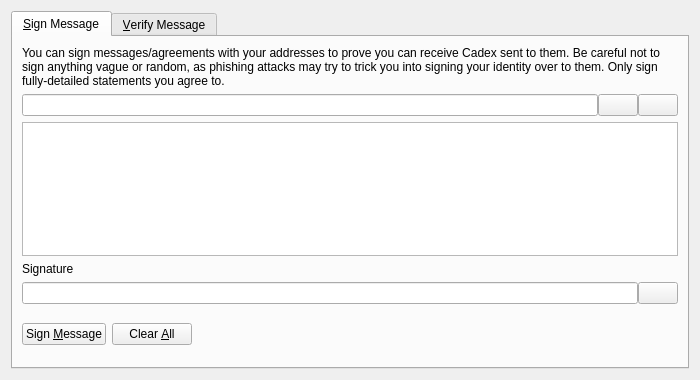
<?xml version="1.0" encoding="UTF-8"?>
<ui version="4.0">
 <class>SignVerifyMessageDialog</class>
 <widget class="QDialog" name="SignVerifyMessageDialog">
  <property name="geometry">
   <rect>
    <x>0</x>
    <y>0</y>
    <width>700</width>
    <height>380</height>
   </rect>
  </property>
  <property name="windowTitle">
   <string>Signatures - Sign / Verify a Message</string>
  </property>
  <property name="modal">
   <bool>true</bool>
  </property>
  <layout class="QVBoxLayout" name="verticalLayout">
   <item>
    <widget class="QTabWidget" name="tabWidget">
     <property name="currentIndex">
      <number>0</number>
     </property>
     <widget class="QWidget" name="tabSignMessage">
      <attribute name="title">
       <string>&amp;Sign Message</string>
      </attribute>
      <layout class="QVBoxLayout" name="verticalLayout_SM">
       <item>
        <widget class="QLabel" name="infoLabel_SM">
         <property name="text">
          <string>You can sign messages/agreements with your addresses to prove you can receive Cadex sent to them. Be careful not to sign anything vague or random, as phishing attacks may try to trick you into signing your identity over to them. Only sign fully-detailed statements you agree to.</string>
         </property>
         <property name="textFormat">
          <enum>Qt::PlainText</enum>
         </property>
         <property name="wordWrap">
          <bool>true</bool>
         </property>
        </widget>
       </item>
       <item>
        <layout class="QHBoxLayout" name="horizontalLayout_1_SM">
         <property name="spacing">
          <number>0</number>
         </property>
         <item>
          <widget class="QValidatedLineEdit" name="addressIn_SM">
           <property name="toolTip">
            <string>The Cadex address to sign the message with</string>
           </property>
          </widget>
         </item>
         <item>
          <widget class="QPushButton" name="addressBookButton_SM">
           <property name="toolTip">
            <string>Choose previously used address</string>
           </property>
           <property name="text">
            <string/>
           </property>
           <property name="shortcut">
            <string>Alt+A</string>
           </property>
           <property name="autoDefault">
            <bool>false</bool>
           </property>
          </widget>
         </item>
         <item>
          <widget class="QPushButton" name="pasteButton_SM">
           <property name="toolTip">
            <string>Paste address from clipboard</string>
           </property>
           <property name="text">
            <string/>
           </property>
           <property name="shortcut">
            <string>Alt+P</string>
           </property>
           <property name="autoDefault">
            <bool>false</bool>
           </property>
          </widget>
         </item>
        </layout>
       </item>
       <item>
        <widget class="QPlainTextEdit" name="messageIn_SM">
         <property name="toolTip">
          <string>Enter the message you want to sign here</string>
         </property>
        </widget>
       </item>
       <item>
        <widget class="QLabel" name="signatureLabel_SM">
         <property name="text">
          <string>Signature</string>
         </property>
         <property name="textFormat">
          <enum>Qt::PlainText</enum>
         </property>
        </widget>
       </item>
       <item>
        <layout class="QHBoxLayout" name="horizontalLayout_2_SM">
         <property name="spacing">
          <number>0</number>
         </property>
         <item>
          <widget class="QLineEdit" name="signatureOut_SM">
           <property name="font">
            <font>
             <italic>true</italic>
            </font>
           </property>
           <property name="readOnly">
            <bool>true</bool>
           </property>
          </widget>
         </item>
         <item>
          <widget class="QPushButton" name="copySignatureButton_SM">
           <property name="toolTip">
            <string>Copy the current signature to the system clipboard</string>
           </property>
           <property name="text">
            <string/>
           </property>
           <property name="autoDefault">
            <bool>false</bool>
           </property>
          </widget>
         </item>
        </layout>
       </item>
       <item>
        <layout class="QHBoxLayout" name="horizontalLayout_3_SM">
         <item>
          <widget class="QPushButton" name="signMessageButton_SM">
           <property name="toolTip">
            <string>Sign the message to prove you own this Cadex address</string>
           </property>
           <property name="text">
            <string>Sign &amp;Message</string>
           </property>
           <property name="autoDefault">
            <bool>false</bool>
           </property>
          </widget>
         </item>
         <item>
          <widget class="QPushButton" name="clearButton_SM">
           <property name="toolTip">
            <string>Reset all sign message fields</string>
           </property>
           <property name="text">
            <string>Clear &amp;All</string>
           </property>
           <property name="autoDefault">
            <bool>false</bool>
           </property>
          </widget>
         </item>
         <item>
          <spacer name="horizontalSpacer_1_SM">
           <property name="orientation">
            <enum>Qt::Horizontal</enum>
           </property>
           <property name="sizeHint" stdset="0">
            <size>
             <width>40</width>
             <height>48</height>
            </size>
           </property>
          </spacer>
         </item>
         <item>
          <widget class="QLabel" name="statusLabel_SM">
           <property name="font">
            <font>
             <weight>75</weight>
             <bold>true</bold>
            </font>
           </property>
           <property name="text">
            <string/>
           </property>
           <property name="wordWrap">
            <bool>true</bool>
           </property>
          </widget>
         </item>
         <item>
          <spacer name="horizontalSpacer_2_SM">
           <property name="orientation">
            <enum>Qt::Horizontal</enum>
           </property>
           <property name="sizeHint" stdset="0">
            <size>
             <width>40</width>
             <height>48</height>
            </size>
           </property>
          </spacer>
         </item>
        </layout>
       </item>
      </layout>
     </widget>
     <widget class="QWidget" name="tabVerifyMessage">
      <attribute name="title">
       <string>&amp;Verify Message</string>
      </attribute>
      <layout class="QVBoxLayout" name="verticalLayout_VM">
       <item>
        <widget class="QLabel" name="infoLabel_VM">
         <property name="text">
          <string>Enter the receiver's address, message (ensure you copy line breaks, spaces, tabs, etc. exactly) and signature below to verify the message. Be careful not to read more into the signature than what is in the signed message itself, to avoid being tricked by a man-in-the-middle attack. Note that this only proves the signing party receives with the address, it cannot prove sendership of any transaction!</string>
         </property>
         <property name="textFormat">
          <enum>Qt::PlainText</enum>
         </property>
         <property name="alignment">
          <set>Qt::AlignLeading|Qt::AlignLeft|Qt::AlignTop</set>
         </property>
         <property name="wordWrap">
          <bool>true</bool>
         </property>
        </widget>
       </item>
       <item>
        <layout class="QHBoxLayout" name="horizontalLayout_1_VM">
         <property name="spacing">
          <number>0</number>
         </property>
         <item>
          <widget class="QValidatedLineEdit" name="addressIn_VM">
           <property name="toolTip">
            <string>The Cadex address the message was signed with</string>
           </property>
          </widget>
         </item>
         <item>
          <widget class="QPushButton" name="addressBookButton_VM">
           <property name="toolTip">
            <string>Choose previously used address</string>
           </property>
           <property name="text">
            <string/>
           </property>
           <property name="shortcut">
            <string>Alt+A</string>
           </property>
           <property name="autoDefault">
            <bool>false</bool>
           </property>
          </widget>
         </item>
        </layout>
       </item>
       <item>
        <widget class="QPlainTextEdit" name="messageIn_VM"/>
       </item>
       <item>
        <widget class="QValidatedLineEdit" name="signatureIn_VM"/>
       </item>
       <item>
        <layout class="QHBoxLayout" name="horizontalLayout_2_VM">
         <item>
          <widget class="QPushButton" name="verifyMessageButton_VM">
           <property name="toolTip">
            <string>Verify the message to ensure it was signed with the specified Cadex address</string>
           </property>
           <property name="text">
            <string>Verify &amp;Message</string>
           </property>
           <property name="autoDefault">
            <bool>false</bool>
           </property>
          </widget>
         </item>
         <item>
          <widget class="QPushButton" name="clearButton_VM">
           <property name="toolTip">
            <string>Reset all verify message fields</string>
           </property>
           <property name="text">
            <string>Clear &amp;All</string>
           </property>
           <property name="autoDefault">
            <bool>false</bool>
           </property>
          </widget>
         </item>
         <item>
          <spacer name="horizontalSpacer_1_VM">
           <property name="orientation">
            <enum>Qt::Horizontal</enum>
           </property>
           <property name="sizeHint" stdset="0">
            <size>
             <width>40</width>
             <height>48</height>
            </size>
           </property>
          </spacer>
         </item>
         <item>
          <widget class="QLabel" name="statusLabel_VM">
           <property name="font">
            <font>
             <weight>75</weight>
             <bold>true</bold>
            </font>
           </property>
           <property name="text">
            <string/>
           </property>
           <property name="wordWrap">
            <bool>true</bool>
           </property>
          </widget>
         </item>
         <item>
          <spacer name="horizontalSpacer_2_VM">
           <property name="orientation">
            <enum>Qt::Horizontal</enum>
           </property>
           <property name="sizeHint" stdset="0">
            <size>
             <width>40</width>
             <height>48</height>
            </size>
           </property>
          </spacer>
         </item>
        </layout>
       </item>
      </layout>
     </widget>
    </widget>
   </item>
  </layout>
 </widget>
 <customwidgets>
  <customwidget>
   <class>QValidatedLineEdit</class>
   <extends>QLineEdit</extends>
   <header>qvalidatedlineedit.h</header>
  </customwidget>
 </customwidgets>
 <resources>
  <include location="../cadex.qrc"/>
 </resources>
 <connections/>
</ui>
